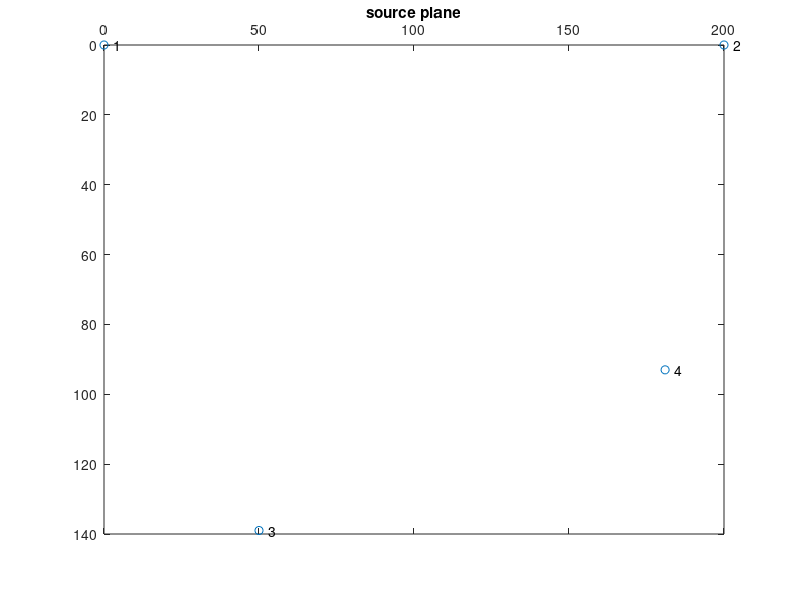
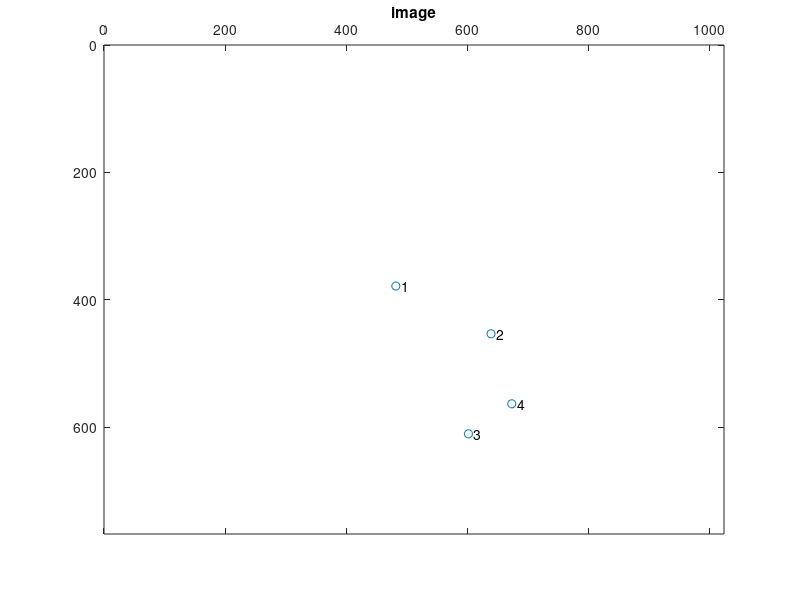

MATLAB code for these plots, in order: (Note: this script raises an error after producing the figures.)
%
% Simple verification of the correctness of SKS and ACA
%

clear all 
close all

%% 1 Source plane configuration
M = [0, 0, 1]';    % manually set 4 points
N = [200, 0, 1]';
P = [50, 139, 1]';
Q = [181, 93, 1]';
SrcPts = [M N P Q];
np = 4;
figure, scatter(SrcPts(1,:), SrcPts(2,:))   % visualiztion
hold on;
set(gca,'YDir','reverse');
set(gca,'XAxisLocation', 'top');
box on
title('source plane');
for ii = 1:np
    c = num2str(ii);
    text(SrcPts(1,ii)+3, SrcPts(2,ii), c);     % label every point
end

%% 2 Camera parameters setting
% intrinsic parameters
fu = 900;
fv = 900;
u0 = 500;
v0 = 400;
K = [fu 0 u0;0 fv v0;0 0 1];

% image size
nx = 1024;            
ny = 768;

% fixed extrinsic parameters
r_x = -pi/8.*sqrt(5);
r_y = -pi/8.*sqrt(5);
r_z = -pi/16.*sqrt(5);
R_x = [ 1 0 0;0 cos(r_x) -sin(r_x);0 sin(r_x) cos(r_x)];
R_y = [ cos(r_y) 0 sin(r_y);0 1 0;-sin(r_y) 0 cos(r_y)];
R_z = [ cos(r_z) -sin(r_z) 0;sin(r_z) cos(r_z) 0;0 0 1];
R = R_x * R_y * R_z;
T = [-10.5 -12.5 525]';


%% 3 Projection
RT = [R(:,[1 2]), T];
H_real = K * RT;
TarPts = H_real * SrcPts;
TarPts = [TarPts(1,:)./TarPts(3,:); TarPts(2,:)./TarPts(3,:); ones(1,length(TarPts))];
noise1 = 0;
TarPts(1:2,:) =  TarPts(1:2,:) + noise1;     % add noise if necessary
figure, 
set(gca,'YDir','reverse');
set(gca,'XAxisLocation', 'top');
box on
hold on
scatter(TarPts(1,:),TarPts(2,:))
title('image');
axis([0 1024 0 768]);
for ii=1:np
    c=num2str(ii);
    text(TarPts(1,ii)+9,TarPts(2,ii),c);     % label every point
end


%% 4 Compute homography utilizing SKS and ACA
H_SKS = SKS( SrcPts, TarPts );     
% test
ratio1 = H_real./ H_SKS;

H_ACA = ACA( SrcPts, TarPts );     
% test
ratio2 = H_real./ H_ACA;


%% 5 Compute homography for a given rectangle
% prepare data of rectangle
width = 50;
height = 40;
ratio_rec = width / height;
M_x = 36;       % upper-left point M
M_y = 81;
N_x = M_x + width;
P_y = M_y + height;
SrcPts = [ M_x N_x M_x N_x; M_y M_y P_y P_y; 1 1 1 1];   % order: MNPQ
TarPts = H_real * SrcPts;
TarPts = [TarPts(1,:)./TarPts(3,:); TarPts(2,:)./TarPts(3,:); ones(1,length(TarPts))];

H_ACA_rect = ACA_rect( TarPts, M_x, M_y, width, ratio_rec );
% test
ratio3 = H_real./ H_ACA_rect;


